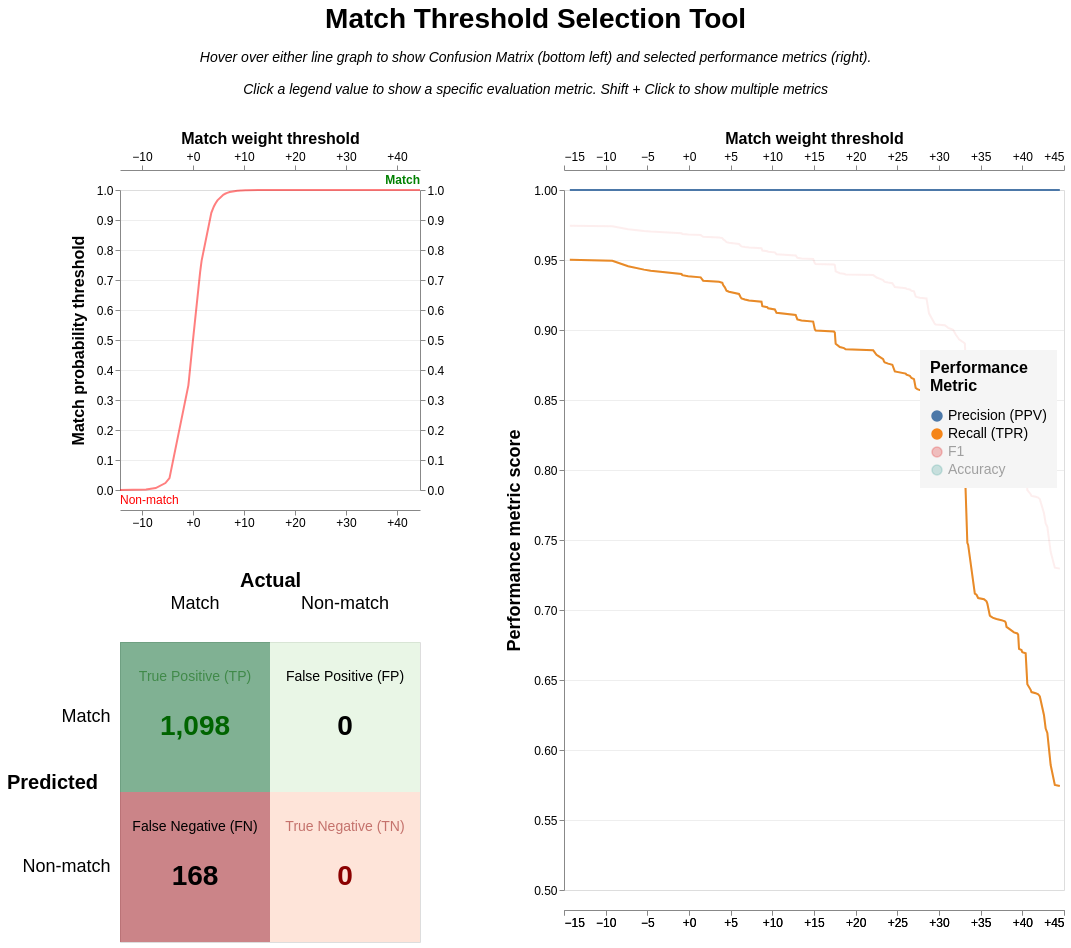

Here is the notebook cell this chart was saved with:
### Code cell
linker.evaluation.accuracy_analysis_from_labels_table(
    labels_table, 
    add_metrics=["f1", "accuracy"],
    output_type="threshold_selection"
)
